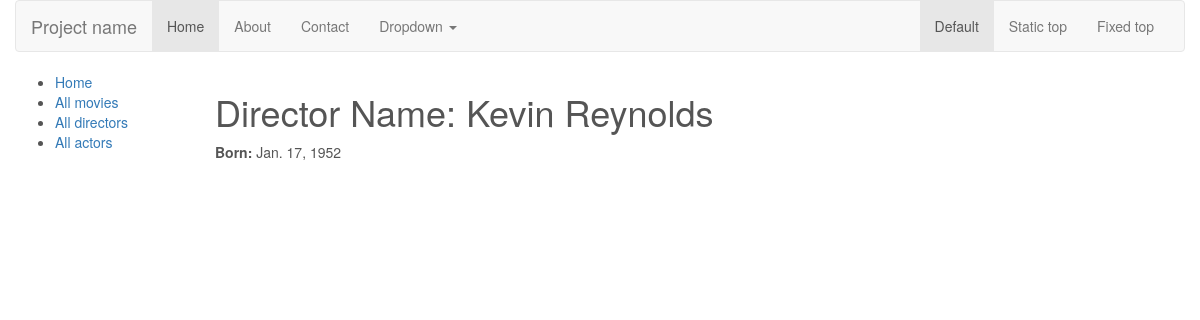
Page /catalog/director/2 on the committed database.
### catalog/models.py (models this page shows, shortened)
class Director(models.Model):
    first_name = models.CharField(max_length=100)
    last_name = models.CharField(max_length=100)
    date_of_birth = models.DateField(null=True, blank=True)
    date_of_death = models.DateField('Died', null=True, blank=True)
    def display_full_name(self):
            """
            Creates a string for the name of this Director.
            """
            return ' '.join([ self.first_name, self.last_name ])
    display_full_name.short_description = 'Name'

### catalog/views.py (the view)
# urls.py: url(r'^director/(?P<pk>\d+)$', views.DirectorDetailView.as_view(), name='director-detail'),
class DirectorDetailView(generic.DetailView):
    model = Director

### catalog/templates/catalog/director_detail.html
{% extends "base_generic.html" %}
{% block content %}
    <h1>Director Name: {{ director.first_name }} {{ director.last_name }}</h1>
    <p><strong>Born:</strong> {{ director.date_of_birth }}</p>
{% endblock %}

### catalog/static/css/main.css (style rules this page uses)
body { color:#555 }
p { margin:0 0 1em 0 }

### rows in the picture
Director: first_name "Kevin", last_name "Reynolds", date_of_birth "Jan. 17, 1952"
